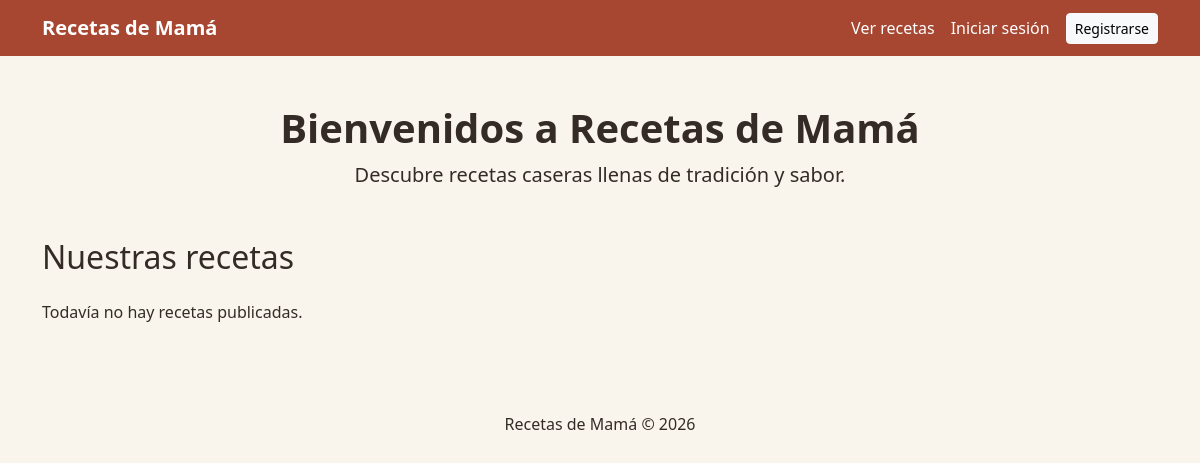
The app's page /, older data.
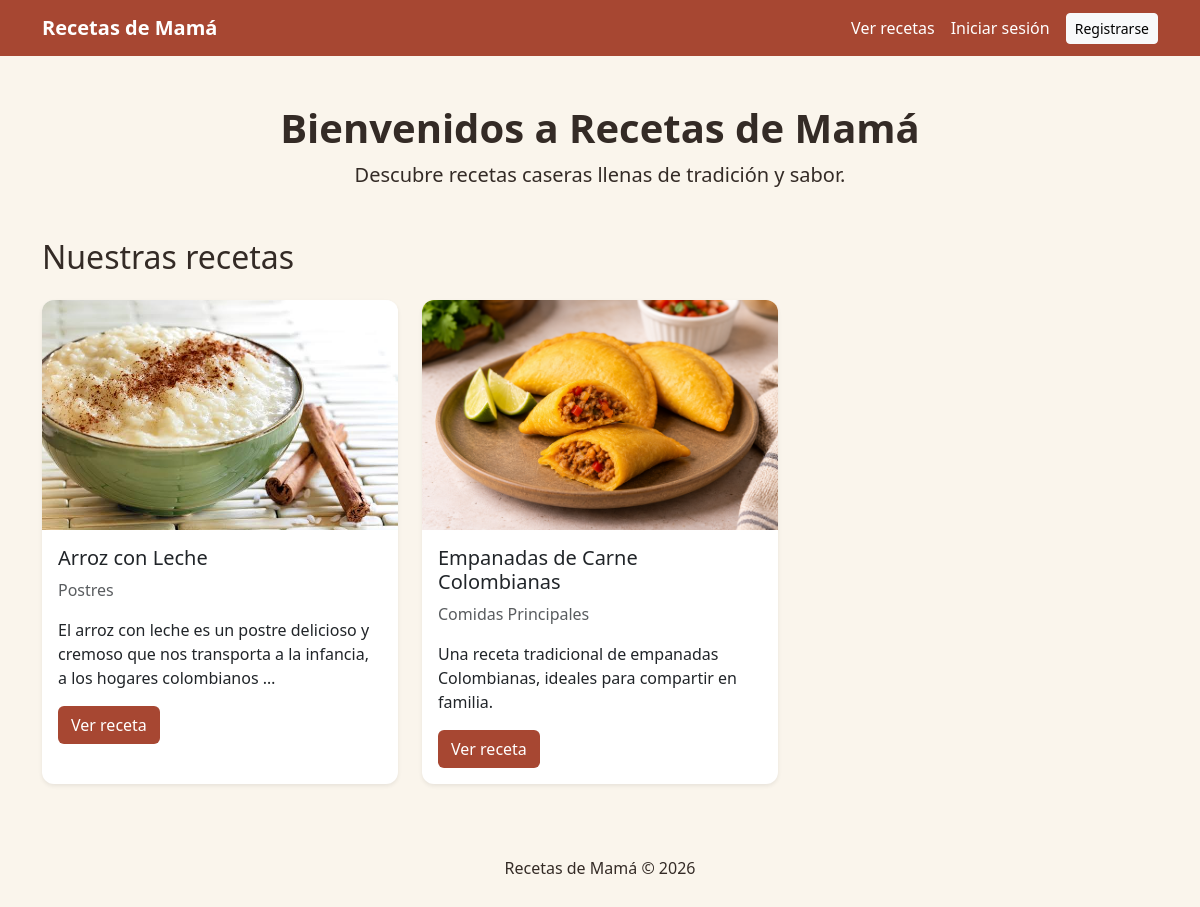
The same page, newer data.
### recetas/models.py (models this page shows, shortened)
class Receta(models.Model):
    titulo = models.CharField(max_length=200)
    descripcion = models.TextField()
    ingredientes = models.TextField()
    preparacion = models.TextField()
    imagen = models.ImageField(
        upload_to='recetas/',
        blank=True,
        null=True
    )
    categoria = models.ForeignKey(
        Categoria,
        on_delete=models.PROTECT,
        related_name='recetas'
    )
    autor = models.ForeignKey(
        User,
        on_delete=models.CASCADE,
        related_name='recetas'
    )
    fecha_creacion = models.DateTimeField(auto_now_add=True)
    fecha_actualizacion = models.DateTimeField(auto_now=True)

class Categoria(models.Model):
    nombre = models.CharField(max_length=100, unique=True)
    descripcion = models.TextField(blank=True)

### recetas/views.py (the view)
# urls.py: path('', views.lista_recetas, name='inicio'),
def lista_recetas(request):
    recetas = Receta.objects.select_related(
        'categoria', 'autor'
    ).order_by('-fecha_creacion')
    return render(request, 'recetas/lista_recetas.html', {
        'recetas': recetas
    })

### templates/recetas/lista_recetas.html (shortened to what this page needs)
{% extends 'base.html' %}
{% block content %}
<div class="text-center mb-5">
    <h1 class="fw-bold">Bienvenidos a Recetas de Mamá</h1>
    <p class="lead">
        Descubre recetas caseras llenas de tradición y sabor.
    </p>
</div>
<h2 class="mb-4">Nuestras recetas</h2>
<div class="row g-4">
    {% for receta in recetas %}
    <div class="col-md-4">
        <div class="card h-100 shadow-sm">
            {% if receta.imagen %}
                <img
                    src="{{ receta.imagen.url }}"
                    class="card-img-top"
                    alt="{{ receta.titulo }}"
                >
            {% else %}
                <div class="card-img-top bg-light d-flex align-items-center justify-content-center">
                    <span>Sin imagen disponible</span>
                </div>
            {% endif %}
            <div class="card-body">
                <h5 class="card-title">
                    {{ receta.titulo }}
                </h5>
                <p class="text-muted">
                    {{ receta.categoria.nombre }}
                </p>
                <p class="card-text">
                    {{ receta.descripcion|truncatewords:20 }}
                </p>
                <a
                    href="{% url 'recetas:detalle' receta.pk %}"
                    class="btn btn-receta"
                >
                    Ver receta
                </a>
            </div>
        </div>
    </div>
    {% empty %}
    <p>Todavía no hay recetas publicadas.</p>
    {% endfor %}
</div>
{% endblock %}

### templates/base.html (shortened to what this page needs)
<!DOCTYPE html>
<html lang="es">
<head>
    <link
        href="https://cdn.jsdelivr.net/npm/bootstrap@5.3.3/dist/css/bootstrap.min.css"
        rel="stylesheet"
    >
</head>
<body>
    <nav class="navbar navbar-expand-lg">
        <div class="container">
            <a class="navbar-brand fw-bold"
            href="{% url 'inicio' %}">
                Recetas de Mamá
            </a>
            <div class="d-flex align-items-center gap-3">
                <a class="nav-link"
                href="{% url 'recetas:lista' %}">
                    Ver recetas
                </a>
                {% if user.is_authenticated %}
                    <a class="nav-link"
                    href="{% url 'recetas:crear' %}">
                        Nueva receta
                    </a>
                    <a class="nav-link"
                    href="{% url 'usuarios:perfil' %}">
                        Mi perfil
                    </a>
                    <form
                        method="POST"
                        action="{% url 'usuarios:logout' %}"
                        class="m-0"
                    >
                        {% csrf_token %}
                        <button
                            type="submit"
                            class="btn btn-outline-light btn-sm"
                        >
                            Cerrar sesión
                        </button>
                    </form>
                {% else %}
                    <a class="nav-link"
                    href="{% url 'usuarios:login' %}">
                        Iniciar sesión
                    </a>
                    <a
                        href="{% url 'usuarios:registro' %}"
                        class="btn btn-light btn-sm"
                    >
                        Registrarse
                    </a>
                {% endif %}
            </div>
        </div>
    </nav>
    <main class="container py-5">
        {% block content %}
        {% endblock %}
    </main>
    <footer class="text-center py-4">
        <p>Recetas de Mamá © 2026</p>
    </footer>
</body>
</html>

### templates/base.html (style rules this page uses)
body { background-color: #faf5ec; color: #342b26; }
.navbar { background-color: #a74732; }
.navbar-brand, .nav-link { color: white !important; }
.card { border: none; border-radius: 12px; overflow: hidden; }
.card-img-top { height: 230px; object-fit: cover; }
.btn-receta { background-color: #a74732; color: white; }

Row changes from the older to the newer data that the page shows:
added Receta: imagen (picture), titulo "Arroz con Leche", categoria.nombre "Postres", descripcion "El arroz con leche es un postre delicioso y cremoso que nos transporta a la infancia, a los hogares colombianos …"
added Receta: imagen (picture), titulo "Empanadas de Carne Colombianas", categoria.nombre "Comidas Principales", descripcion "Una receta tradicional de empanadas Colombianas, ideales para compartir en familia."
Text that changed along with them:
text no longer shown: "Todavía no hay recetas publicadas."
